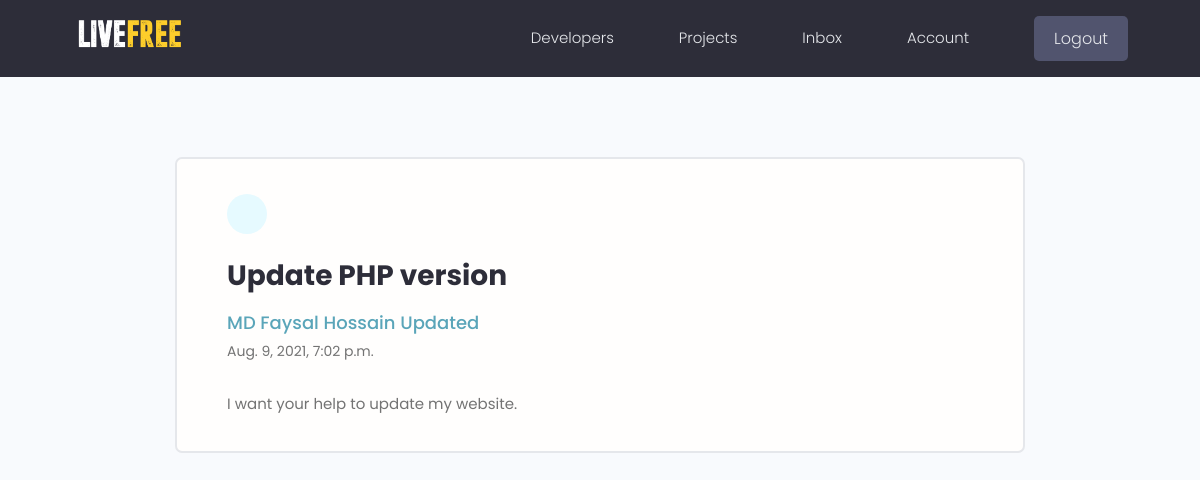
The page /message/447d691f0e324a8cbeb81ac61362e1b8 (signed in) on the database its author committed.
### users/models.py (models this page shows, shortened)
class Message(models.Model):
    sender = models.ForeignKey(
        Profile, on_delete=models.SET_NULL, null=True, blank=True)
    recipient = models.ForeignKey(
        Profile, on_delete=models.SET_NULL, null=True, blank=True, related_name="messages")
    name = models.CharField(max_length=200, null=True, blank=True)
    email = models.EmailField(max_length=200, null=True, blank=True)
    subject = models.CharField(max_length=200, null=True, blank=True)
    body = models.TextField()
    is_read = models.BooleanField(default=False, null=True)
    created = models.DateTimeField(auto_now_add=True)
    id = models.UUIDField(default=uuid.uuid4, unique=True,
                          primary_key=True, editable=False)
    class Meta:
        ordering = ['is_read', '-created']

### users/views.py (the view)
# urls.py: path('message/<str:pk>', views.viewMessage, name="message"),
@login_required(login_url='login')
def viewMessage(request, pk):
    profile = request.user.profile
    message = profile.messages.get(id=pk)
    if message.is_read == False:
        message.is_read = True
        message.save()
    context = {'message': message}
    return render(request, 'users/message.html', context)

### users/templates/users/message.html (shortened to what this page needs)
{% extends 'main.html' %}
{% block content %}
<main class="messagePage my-xl">
  <div class="content-box">
    <div class="message">
      <a class="backButton" href="{% url 'inbox' %}"></a>
      <h2 class="message__subject">{{message.subject}}</h4>
        {% if message.sender %}
        <a href="{% url 'user-profile' message.sender.id  %}" class="message__author">{{message.name}}</a>
        {% else %}
        <p class="message__author">{{message.name}}</p>
        {% endif %}
        <p class="message__date">{{message.created}}</p>
        <div class="message__body">{{message.body|linebreaksbr}}</div>
    </div>
  </div>
</main>
{% endblock content %}

### static/styles/app.css (style rules this page uses)
:root { --color-sub: #2d2d39; }
.content-box { width: 95%; max-width: 85rem; margin: 0 auto; }
.message { padding: 2.5rem 0; }
.message > a { display: flex; gap: 1rem; }
.message__author, .message__date { flex-basis: 25%; }
.message__subject { flex-basis: 50%; }
.message__date { text-align: right; }
.messagePage .message { list-style: none; background: var(--color-white); padding: 3.5rem 5rem; border: 2px solid var(--color-light); border-radius: 0.7rem; }
.messagePage .message__subject { font-size: 2.8rem; color: var(--color-sub); margin-bottom: 1rem; margin-top: 2rem; }
.messagePage .message__author { font-size: 1.8rem; font-weight: 500; }
.messagePage .message__date { font-size: 1.4rem; font-weight: 400; text-align: left; margin-bottom: 3rem; }
.backButton { background: var(--color-main-light); color: var(--color-main); width: 4rem; height: 4rem; display: flex; align-items: center; justify-content: center; border-radius: 50%; }

### static/uikit/styles/modules/_variables.css (style rules this page uses)
:root { --color-main: #5aa5b9; --color-main-light: #e6faff; --color-sub: #3f4156; --color-sub-light: #51546e; --color-sub-lighter: #ededfd; --color-text: #737373; --color-gray: #8b8b8b; --color-light: #e5e7eb; --color-light-gray: #767676; --color-bg: #f8fafd; --color-white: #fffefd; --color-white-light: #f3f3f3; --color-success: #359e64; --color-success-bg: #def8e8; --color-error: #fc4b0b; --color-error-bg: #fff2ee; --font-base: 'Poppins', arial, helvetica, 'Segoe UI', roboto, ubuntu, sans-serif; --font-monospace: 'Fira Code', 'Courier New', courier, monospace; --font-regular: 300; --font-medium: 500; --font-bold: 700; --generic-shadow: 1px 1px 5px #00000010; --generic-transition: all 0.3s ease-in-out; }

### static/uikit/styles/modules/_base.css (style rules this page uses)
* { margin: 0; padding: 0; box-sizing: border-box; text-rendering: optimizeLegibility; color: inherit; font-size: inherit; }
html { font-size: 50%; }
@media only screen and (min-width: 480px) { html { font-size: 56.25%; } }
@media only screen and (min-width: 1200px) { html { font-size: 62.5%; } }
body { line-height: 1.6; font-weight: 400; font-size: 1.5rem; color: var(--color-text); background-color: var(--color-bg); min-height: 100vh; }

### static/uikit/styles/modules/_typography.css (style rules this page uses)
* { font-family: var(--font-base); }
h2 { font-size: 3.6rem; font-weight: var(--font-bold); }
p, span, strong { font-size: 1.6rem; color: var(--color-text); font-weight: var(--font-regular); }
a { padding-bottom: 2px; text-decoration: none; display: inline-block; color: var(--color-main); font-weight: var(--font-medium); }

### static/uikit/styles/modules/_utilities.css (style rules this page uses)
.my-xl { margin: 8rem auto; }

### rows shown on the page
Message: subject "Update PHP version", name "MD Faysal Hossain Updated", created "Aug. 9, 2021, 7:02 p.m.", body "I want your help to update my website."
